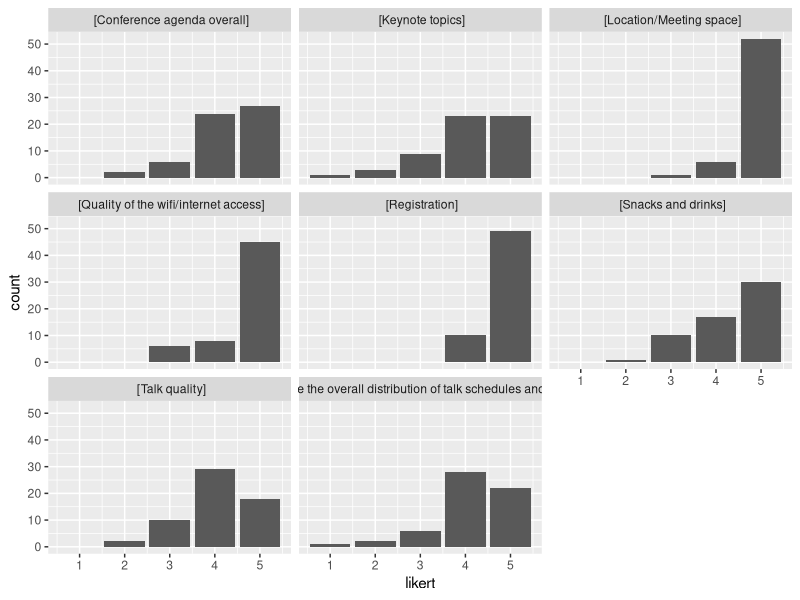

The R script that drew this image:
## ---- chunk 1
library(tidyverse)
responses <- read_csv("data/Cascadia R Conference Evaluation (Responses) 2017 - Form Responses 1.csv")

## ---- chunk 2
responses_likert <- responses |>
  select(contains("Main")) |>
  mutate(across(everything(), as.numeric)) |>
  tidyr::pivot_longer(everything(), names_to = "category", values_to = "likert") |>
  mutate(category=str_replace(category, "Main Conference Organization", "")) |>
  mutate(category = factor(category))
  
responses_likert |>
  ggplot() +
  aes(x=likert) +
  geom_bar() +
  facet_wrap(~category)
